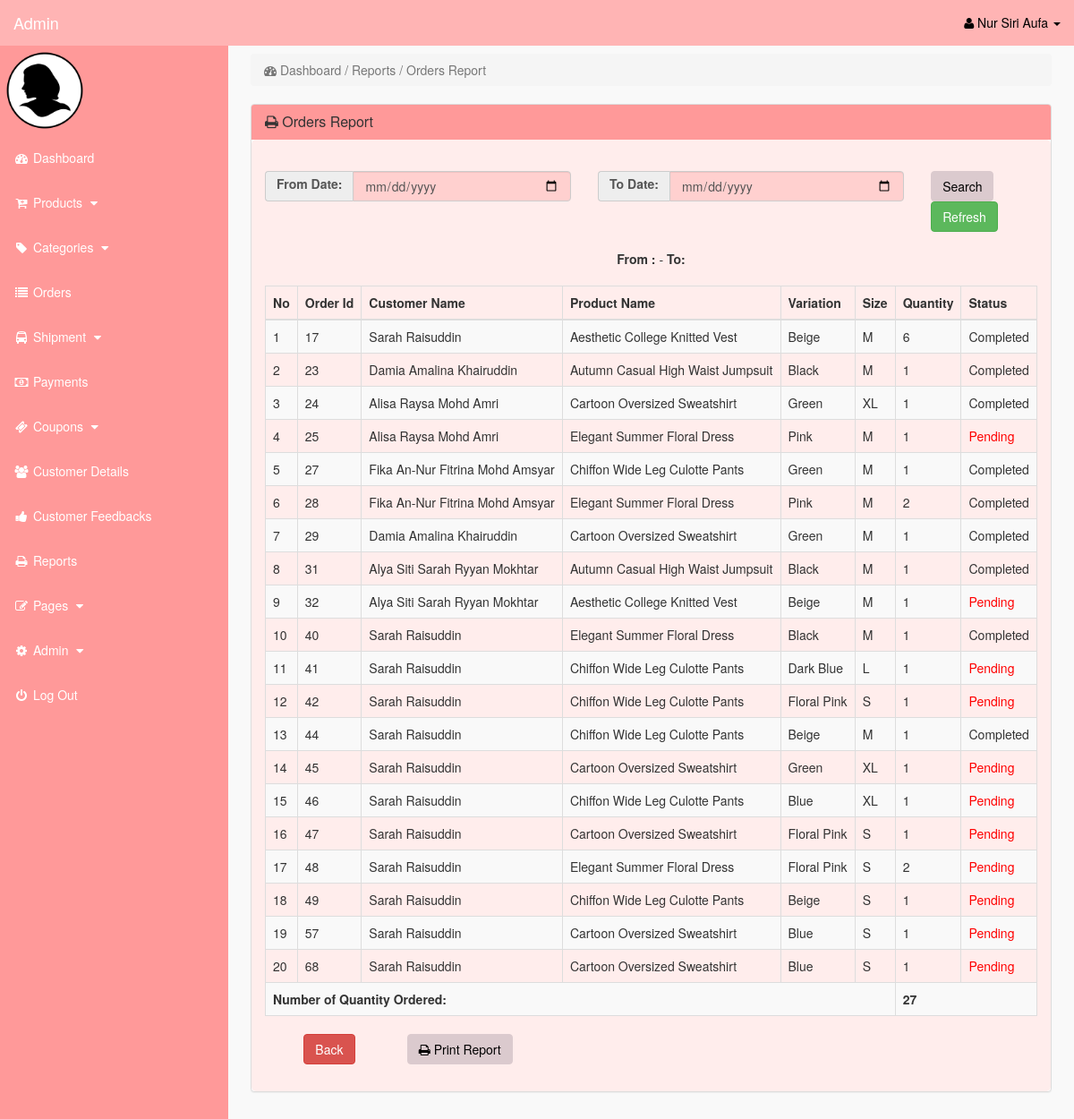
/admin/index.php?orders (signed in), run on the app's committed database.
### tables this page shows
CREATE TABLE `pending_orders` (
  `order_id` int(10) NOT NULL,
  `cust_id` int(10) NOT NULL,
  `invoice_no` int(10) NOT NULL,
  `product_id` text NOT NULL,
  `p_variations_id` int(11) NOT NULL,
  `carrier_id` int(11) NOT NULL,
  `order_qty` int(10) NOT NULL,
  `order_date` timestamp NOT NULL DEFAULT current_timestamp() ON UPDATE current_timestamp(),
  `order_status` text NOT NULL
);

CREATE TABLE `customers` (
  `cust_id` int(10) NOT NULL,
  `cust_fname` varchar(255) NOT NULL,
  `cust_lname` varchar(255) NOT NULL,
  `cust_email` varchar(255) NOT NULL,
  `cust_pass` varchar(255) NOT NULL,
  `cust_contact` varchar(255) NOT NULL,
  `cust_street` text NOT NULL,
  `cust_zip` varchar(12) NOT NULL,
  `cust_state` text NOT NULL,
  `cust_image` text NOT NULL,
  `cust_ip` varchar(255) NOT NULL,
  `cust_confirm_code` text NOT NULL,
  `created_date` timestamp NOT NULL DEFAULT current_timestamp() ON UPDATE current_timestamp()
);

CREATE TABLE `products` (
  `product_id` int(10) NOT NULL,
  `p_cat_id` int(10) NOT NULL,
  `date` timestamp NOT NULL DEFAULT current_timestamp() ON UPDATE current_timestamp(),
  `product_title` text NOT NULL,
  `product_url` text NOT NULL,
  `product_img1` text NOT NULL,
  `product_img2` text NOT NULL,
  `product_img3` text NOT NULL,
  `product_price` decimal(10,2) NOT NULL,
  `product_desc` text NOT NULL,
  `product_features` text NOT NULL
);

CREATE TABLE `product_variations` (
  `p_variations_id` int(11) NOT NULL,
  `product_id` int(11) NOT NULL,
  `product_variations` varchar(255) NOT NULL,
  `product_size` varchar(10) NOT NULL,
  `product_quantity` int(11) NOT NULL
);

### admin/orders.php (the view)
<?php
	if(!isset($_SESSION['admin_email'])){
		echo "<script>window.open('login.php','_self')</script>";
	}
		else {
?>
	<div class="row">
		<div class="col-lg-12">
			<ol class="breadcrumb">
				<li class="active">
					<i class="fa fa-dashboard"></i> Dashboard / Reports / Orders Report
				</li>
			</ol>
		</div>
	</div>
	<div class="row">
		<div class="col-lg-12">
			<div class="panel panel-default">
				<div class="panel-heading">
					<h3 class="panel-title">
						<i class="fa fa-print"></i> Orders Report
					</h3>
				</div>
							<div class="panel-body" >
                            <br>
						   <form class="form-group" method="POST" action="">
                                <div class="box-body">
                                    <div class="row">
                                        <div class="col-md-5">
                                            <div class="form-group">
                                                <div class="input-group date">
                                                    <div class="input-group-addon">
                                                        <label>From Date:</label>
                                                    </div>
                                                        <input type="date" class="form-control pull-right" name="from_date" value="<?php echo isset($_POST['from_date']) ? $_POST['from_date'] : '' ?>" data-date-format="yyyy-mm-dd">
                                                </div>
                                            </div>
                                        </div>
                                        <div class="col-md-5">
                                            <div class="form-group">
                                                <div class="input-group date">
                                                    <div class="input-group-addon">
                                                        <label>To Date:</label>
                                                    </div>
                                                        <input type="date" class="form-control pull-right" name="to_date" value="<?php echo isset($_POST['to_date']) ? $_POST['to_date'] : '' ?>" data-date-format="yyyy-mm-dd">
                                                </div>
                                            </div>
                                        </div>
                                        <div class="col-md-2">
                                            <button class="btn btn-primary" name="filter">Search</button>
                                            <a href="index.php?orders" type="button" class="btn btn-success">Refresh</a>
                                        </div>
                                        <br>
                                    </div>
                            </form>
                                <br>
                                <center>
                                <div class="input-group col-md-6">
                                   <div class="box-title"><b>From :</b> <?php echo isset($_POST['from_date']) ? $_POST['from_date'] : '' ?> - <b>To:</b> <?php echo isset($_POST['to_date']) ? $_POST['to_date'] : '' ?></div>
						    	</div>
                                <br>
                                <div class="table-responsive" >
								<table class="table table-bordered table-hover table-striped" >
									<thead>
										<tr>
                                            <th>No</th>
											<th>Order Id</th>
											<th>Customer Name</th>
											<th>Product Name</th>
                                            <th>Variation</th>
                                            <th>Size</th>
											<th>Quantity</th>
                                            <th>Status</th>
										</tr>
									</thead>
									<tbody>
									 <?php
                                        if(isset ($_POST['filter'])){
                                            $from_date = date("Y-m-d", strtotime($_POST['from_date']));
                                            $to_date = date("Y-m-d", strtotime($_POST['to_date']));
                                            $i=0;
                                            $query=mysqli_query($con, "select * from pending_orders t1 inner join customers t2 on t1.cust_id=t2.cust_id inner join products t3 on t1.product_id=t3.product_id inner join product_variations t4 on t1.p_variations_id=t4.p_variations_id WHERE date(`order_date`) between '$from_date' and '$to_date' order by order_date asc");
                                            $row=mysqli_num_rows($query);
                                                if($row>0){
                                                    while($fetch=mysqli_fetch_array($query)){
                                                        $i++;
                                    ?>
                                    <tr>
										<td><?php echo $i; ?></td>
										<td><?php echo $fetch['order_id']?></td>
										<td><?php echo $fetch['cust_fname']. ' ' .$fetch['cust_lname']; ?></td>
										<td><?php echo $fetch['product_title']?></td>
										<td><?php echo $fetch['product_variations']?></td>
										<td><?php echo $fetch['product_size']?></td>
										<td><?php echo $fetch['order_qty']?></td>
										<td>
											<?php
												if($fetch['order_status']=='pending'){
													echo $fetch['order_status']='<div style="color:red;">Pending</div>';
												}
												else{
													echo $fetch['order_status']='Completed';
												}
											?>
										</td>
                                    </tr>
                                    <?php
                                                    }
                                    ?>
                                        <tr>
                                            <?php
                                                $query=mysqli_query($con, "select sum(order_qty) as sum from `pending_orders` WHERE date(`order_date`) between '$from_date' and '$to_date'");
                                                    while($fetch=mysqli_fetch_array($query)){
                                            ?>
											<td colspan = "6"> <b><?php echo "Number of Quantity Ordered: ";?></b> </td>
                                            <td colspan = "2" > <b><?php echo $fetch['sum']?></b> </td>
                                            <?php
                                                    }
                                            ?>
                                    </tr>
                                    <?php
                                                }
                                                else {
                                                    echo'
                                                        <tr>
                                                            <td colspan = "8"><center>No Record Found</center></td>
                                                        </tr>';
                                                }
                                        }
                                                else {
                                                    $i=0;
                                                    $query=mysqli_query($con, "select * from pending_orders t1 inner join customers t2 on t1.cust_id=t2.cust_id inner join products t3 on t1.product_id=t3.product_id inner join product_variations t4 on t1.p_variations_id=t4.p_variations_id order by order_date asc");
                                                        while($fetch=mysqli_fetch_array($query)){
                                                            $i++;
                                    ?>
                                        <tr>
											<td><?php echo $i; ?></td>
											<td><?php echo $fetch['order_id']?></td>
											<td><?php echo $fetch['cust_fname']. ' ' .$fetch['cust_lname']; ?></td>
											<td><?php echo $fetch['product_title']?></td>
											<td><?php echo $fetch['product_variations']?></td>
											<td><?php echo $fetch['product_size']?></td>
											<td><?php echo $fetch['order_qty']?></td>
											<td>
												<?php
													if($fetch['order_status']=='pending'){
														echo $fetch['order_status']='<div style="color:red;">Pending</div>';
													}
													else{
														echo $fetch['order_status']='Completed';
													}
												?>
											</td>
                                        </tr>
                                    <?php
                                                        }
                                    ?>
                                        <tr>
                                            <?php
                                                $query=mysqli_query($con, "select sum(order_qty) as sum from `pending_orders`");
                                                    while($fetch=mysqli_fetch_array($query)){
                                            ?>
                                            <td colspan = "6"> <b><?php echo "Number of Quantity Ordered: ";?></b> </td>
                                            <td colspan = "2" > <b><?php echo $fetch['sum']?></b> </td>
                                            <?php
                                                    }
                                            ?>
                                        </tr>
                                    <?php
                                            }
                                    ?>
							</tbody>
					</table>
                </div>
                <div class="row">
                    <div class="col-md-12">
                        <div class="col-md-2">
                            <a href="index.php?view_reports" class="btn btn-danger"> Back </a>
                        </div>
                        <div class="col-md-2">
							<button onclick="window.print();" class="btn btn-primary"><i class="fa fa-print"></i> Print Report</button>
                        </div>
                    </div>
				</div>
              </div>
			</div>
		</div>
	</div>
</div>
<?php
	}
?>

### admin/includes/sidebar.php (shortened to what this page needs)
<?php
	if(!isset($_SESSION['admin_email'])){
		echo "<script>window.open('login.php','_self')</script>";
	}
		else {
?>
	<nav class="navbar navbar-inverse navbar-fixed-top" >
		<div class="navbar-header" >
				<a class="navbar-brand" href="index.php?dashboard">Admin</a>
		</div>
		<ul class="nav navbar-right top-nav" >
			<li class="dropdown" >
				<a href="#" class="dropdown-toggle" data-toggle="dropdown" >
					<i class="fa fa-user" ></i>
						<?php echo $admin_fname; ?> <b class="caret" ></b>
				</a>
</li>
</ul>
	<div class="collapse navbar-collapse navbar-ex1-collapse">
		<ul class="nav navbar-nav side-nav">
	<li>
		<img src="admin_image/<?php echo $admin_image; ?>" width="100" height="100" >
	</li>
	<li>
		<a href="index.php?dashboard">
			<i class="fa fa-fw fa-dashboard"></i> Dashboard
		</a>
	</li>
	<li>
		<a href="#" data-toggle="collapse" data-target="#products">
			<i class="fa fa-fw fa-cart-plus""></i> Products
				<i class="fa fa-fw fa-caret-down"></i>
	</a>
	</li>
	<li>
		<a href="#" data-toggle="collapse" data-target="#p_cat">
			<i class="fa fa-fw fa-tag"></i> Categories
			<i class="fa fa-fw fa-caret-down"></i>
		</a>
	</li>
	<li>
		<a href="index.php?view_orders">
			<i class="fa fa-fw fa-list"></i> Orders
		</a>
	</li>
	<li>
		<a href="#" data-toggle="collapse" data-target="#shipment">
			<i class="fa fa-fw fa-bus"></i> Shipment
			<i class="fa fa-fw fa-caret-down"></i>
		</a>
	</li>
	<li>
		<a href="index.php?view_payments">
			<i class="fa fa-fw fa-money"></i> Payments
		</a>
	</li>
	<li>
		<a href="#" data-toggle="collapse" data-target="#coupons">
			<i class="fa fa-fw fa-ticket"></i> Coupons
			<i class="fa fa-fw fa-caret-down"></i>
		</a>
	</li>
	<li>
		<a href="index.php?view_customers">
			<i class="fa fa-fw fa-users"></i> Customer Details
		</a>
	</li>
	<li>
		<a href="index.php?view_feedbacks">
			<i class="fa fa-fw fa-thumbs-up"></i> Customer Feedbacks
		</a>
	</li>
	<li>
		<a href="index.php?view_reports">
			<i class="fa fa-fw fa-print"></i> Reports
		</a>
	</li>
	<li>
		<a href="#" data-toggle="collapse" data-target="#pages">
			<i class="fa fa-fw fa-edit"> </i> Pages
			<i class="fa fa-fw fa-caret-down"></i>
		</a>
	</li>
	<li>
		<a href="#" data-toggle="collapse" data-target="#admin">
			<i class="fa fa-fw fa-gear"></i> Admin
			<i class="fa fa-fw fa-caret-down"></i>
		</a>
	</li>
	<li>
		<a href="logout.php">
			<i class="fa fa-fw fa-power-off"></i> Log Out
		</a>
	</li>
		</ul>
	</div>
</nav>
<?php
	}
?>

### admin/css/style.css (style rules this page uses)
body { margin-top:100px; }
@media (min-width: 768px) { body { margin-top:50px; } }
.top-nav { padding:0 15px; }
.top-nav>li { display:inline-block; float:left; }
.top-nav>li>a { padding-top:15px; padding-bottom:15px; line-height:20px; color:black; }
@media (min-width: 768px) { .side-nav { position:fixed; top:51px; width:255px; border-radius:0; overflow-y:auto; background-color: #ff9999; bottom:0; overflow-x:hidden; padding-bottom:40px; } }
@media (min-width: 768px) { .side-nav>li>a { width:255px; } }
.panel-body { border-radius:5px; background-color: #ffedec }

### data on the page
pending_orders: order_id "17", cust.cust_fname "Sarah", cust.cust_lname "Raisuddin", product.product_title "Aesthetic College Knitted Vest", p_variations.product_variations "Beige", p_variations.product_size "M", order_qty "6", order_status "Completed"
pending_orders: order_id "23", cust.cust_fname "Damia Amalina", cust.cust_lname "Khairuddin", product.product_title "Autumn Casual High Waist Jumpsuit", p_variations.product_variations "Black", p_variations.product_size "M", order_qty "1", order_status "Completed"
pending_orders: order_id "24", cust.cust_fname "Alisa Raysa", cust.cust_lname "Mohd Amri", product.product_title "Cartoon Oversized Sweatshirt", p_variations.product_variations "Green", p_variations.product_size "XL", order_qty "1", order_status "Completed"
pending_orders: order_id "25", cust.cust_fname "Alisa Raysa", cust.cust_lname "Mohd Amri", product.product_title "Elegant Summer Floral Dress", p_variations.product_variations "Pink", p_variations.product_size "M", order_qty "1"
pending_orders: order_id "27", cust.cust_fname "Fika An-Nur Fitrina", cust.cust_lname "Mohd Amsyar", product.product_title "Chiffon Wide Leg Culotte Pants", p_variations.product_variations "Green", p_variations.product_size "M", order_qty "1", order_status "Completed"
pending_orders: order_id "28", cust.cust_fname "Fika An-Nur Fitrina", cust.cust_lname "Mohd Amsyar", product.product_title "Elegant Summer Floral Dress", p_variations.product_variations "Pink", p_variations.product_size "M", order_qty "2", order_status "Completed"
pending_orders: order_id "29", cust.cust_fname "Damia Amalina", cust.cust_lname "Khairuddin", product.product_title "Cartoon Oversized Sweatshirt", p_variations.product_variations "Green", p_variations.product_size "M", order_qty "1", order_status "Completed"
pending_orders: order_id "31", cust.cust_fname "Alya Siti Sarah", cust.cust_lname "Ryyan Mokhtar", product.product_title "Autumn Casual High Waist Jumpsuit", p_variations.product_variations "Black", p_variations.product_size "M", order_qty "1", order_status "Completed"
pending_orders: order_id "32", cust.cust_fname "Alya Siti Sarah", cust.cust_lname "Ryyan Mokhtar", product.product_title "Aesthetic College Knitted Vest", p_variations.product_variations "Beige", p_variations.product_size "M", order_qty "1"
pending_orders: order_id "40", cust.cust_fname "Sarah", cust.cust_lname "Raisuddin", product.product_title "Elegant Summer Floral Dress", p_variations.product_variations "Black", p_variations.product_size "M", order_qty "1", order_status "Completed"
pending_orders: order_id "41", cust.cust_fname "Sarah", cust.cust_lname "Raisuddin", product.product_title "Chiffon Wide Leg Culotte Pants", p_variations.product_variations "Dark Blue", p_variations.product_size "L", order_qty "1"
pending_orders: order_id "42", cust.cust_fname "Sarah", cust.cust_lname "Raisuddin", product.product_title "Chiffon Wide Leg Culotte Pants", p_variations.product_variations "Floral Pink", p_variations.product_size "S", order_qty "1"
pending_orders: order_id "44", cust.cust_fname "Sarah", cust.cust_lname "Raisuddin", product.product_title "Chiffon Wide Leg Culotte Pants", p_variations.product_variations "Beige", p_variations.product_size "M", order_qty "1", order_status "Completed"
pending_orders: order_id "45", cust.cust_fname "Sarah", cust.cust_lname "Raisuddin", product.product_title "Cartoon Oversized Sweatshirt", p_variations.product_variations "Green", p_variations.product_size "XL", order_qty "1"
pending_orders: order_id "46", cust.cust_fname "Sarah", cust.cust_lname "Raisuddin", product.product_title "Chiffon Wide Leg Culotte Pants", p_variations.product_variations "Blue", p_variations.product_size "XL", order_qty "1"
pending_orders: order_id "47", cust.cust_fname "Sarah", cust.cust_lname "Raisuddin", product.product_title "Cartoon Oversized Sweatshirt", p_variations.product_variations "Floral Pink", p_variations.product_size "S", order_qty "1"
pending_orders: order_id "48", cust.cust_fname "Sarah", cust.cust_lname "Raisuddin", product.product_title "Elegant Summer Floral Dress", p_variations.product_variations "Floral Pink", p_variations.product_size "S", order_qty "2"
pending_orders: order_id "49", cust.cust_fname "Sarah", cust.cust_lname "Raisuddin", product.product_title "Chiffon Wide Leg Culotte Pants", p_variations.product_variations "Beige", p_variations.product_size "S", order_qty "1"
pending_orders: order_id "57", cust.cust_fname "Sarah", cust.cust_lname "Raisuddin", product.product_title "Cartoon Oversized Sweatshirt", p_variations.product_variations "Blue", p_variations.product_size "S", order_qty "1"
pending_orders: order_id "68", cust.cust_fname "Sarah", cust.cust_lname "Raisuddin", product.product_title "Cartoon Oversized Sweatshirt", p_variations.product_variations "Blue", p_variations.product_size "S", order_qty "1"

### other printed values
$admin_fname "Nur Siri Aufa"
$fetch['sum'] "27"
